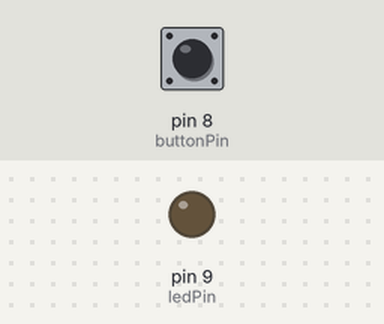
A sketch run on a simulated Arduino Uno, built with avr-gcc and run on an emulated ATmega328P. Parts: output pins drawn as LEDs (lit = HIGH). Inputs (shaded band) come from the test bench; at power-on: pin 8 (buttonPin) HIGH.

Above: at 1.2 s.
1.3 s: pin 8 (buttonPin) pulled LOW for 0.15 s
At 1.37 s:
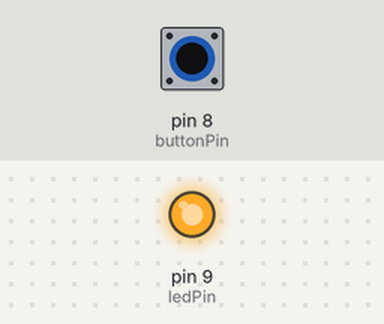
2.9 s: pin 8 (buttonPin) pulled LOW for 3.2 s
At 7.2 s:
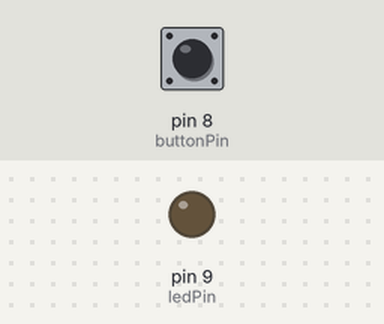
Timing chart, 0 to 8.7 s (numbered marks = the images above; inputs shaded):
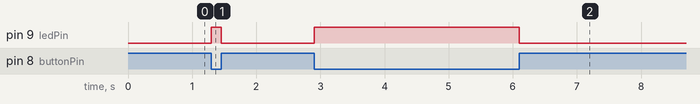

Measured:
- after the input at 1.3 s, pin 9 (ledPin): LOW → HIGH at once, → LOW 0.15 s later
- after the input at 2.9 s, pin 9 (ledPin): LOW → HIGH at once, → LOW 3.2 s later

The sketch:

Button_LED_Control_OnPressed.ino
```cpp
// Pin definitions
const int buttonPin = 8; // Button connected to pin 8
const int ledPin = 9;    // LED connected to pin 9

void setup() {
  pinMode(buttonPin, INPUT_PULLUP); // Enable internal pull-up resistor for button
  pinMode(ledPin, OUTPUT);          // Set LED pin as output
  digitalWrite(ledPin, LOW);        // Initialize LED as OFF
}

void loop() {
  // Read button state
  int buttonState = digitalRead(buttonPin);

  // Turn LED on when button is pressed (LOW due to INPUT_PULLUP)
  if (buttonState == LOW) {
    digitalWrite(ledPin, HIGH); // Turn LED ON
  } else {
    digitalWrite(ledPin, LOW);  // Turn LED OFF
  }
}
```
